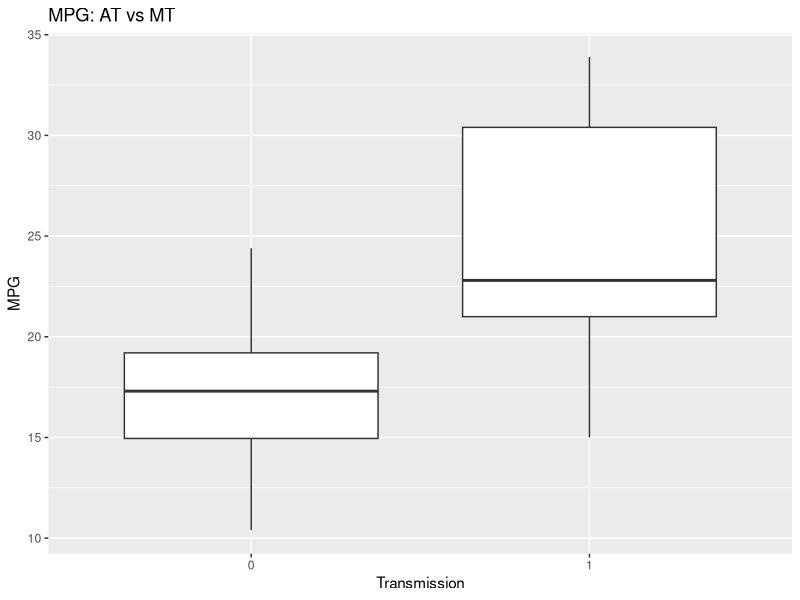
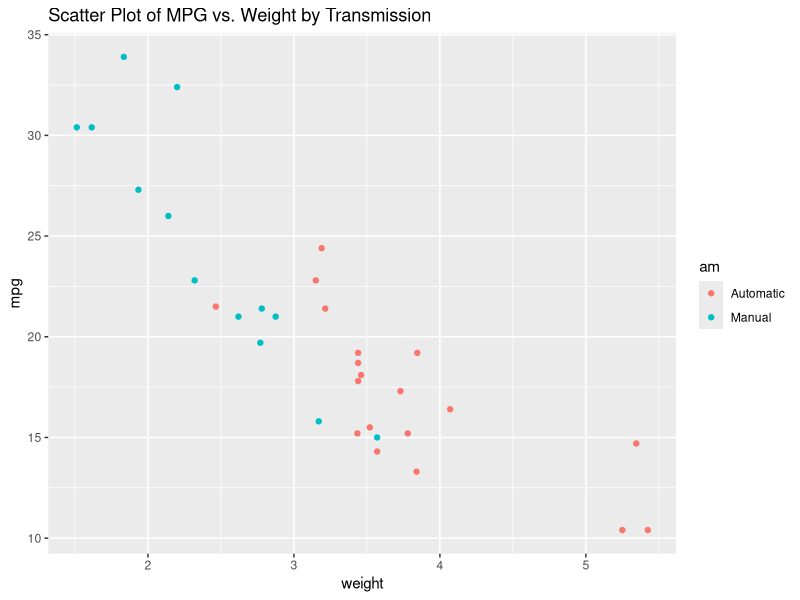
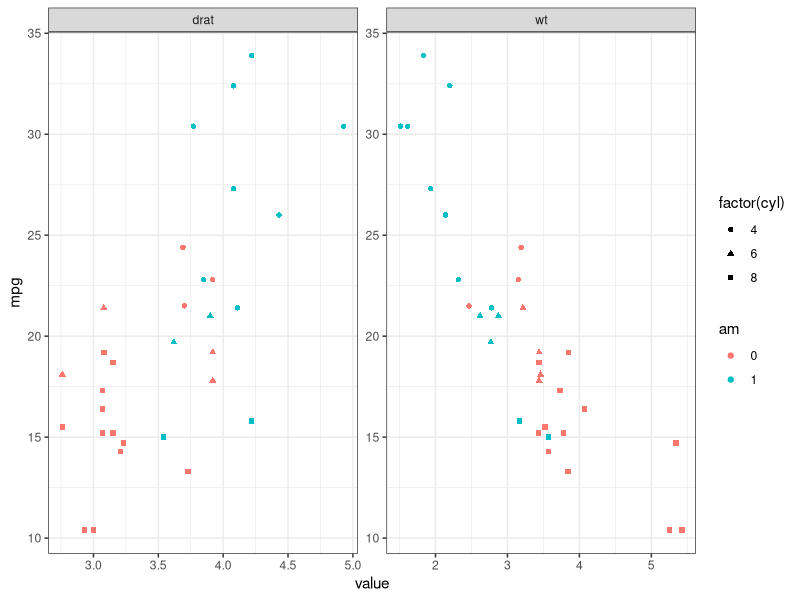
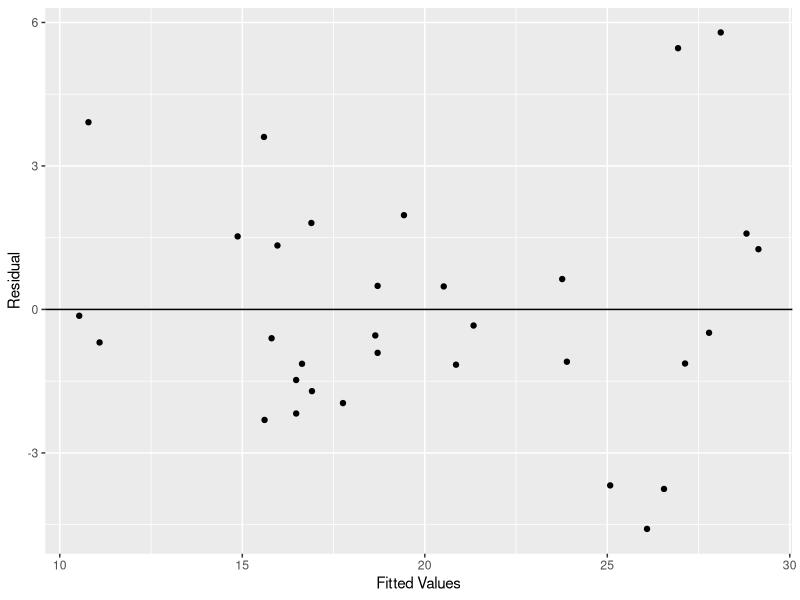

Recreate these plots in R, in order.
## ---- chunk 1
knitr::opts_chunk$set(echo = TRUE)
## ---- chunk 2
library(ggplot2)
library(dplyr)
library(tidyr)
## ---- chunk 3
data(mtcars)
## ---- chunk 4
mtcars$cyl <- as.factor(mtcars$cyl)
mtcars$vs <- as.factor(mtcars$vs)
mtcars$am <- factor(mtcars$am)
mtcars$gear <- factor(mtcars$gear)
mtcars$carb <- factor(mtcars$carb)
## ---- chunk 5
head(mtcars)
## ---- chunk 6
dim(mtcars)
## ---- chunk 7
colSums(is.na(mtcars))
## ---- chunk 8
p2 <- ggplot(data = mtcars, aes(factor(am),mpg)) + geom_boxplot() + labs(x= "Transmission", y = "MPG", title = "MPG: AT vs MT")
p2
## ---- chunk 9
t.test(mpg ~ am, data = mtcars)
## ---- chunk 10
fit_lm <- lm(mpg ~ am, data=mtcars)
summary(fit_lm)
## ---- chunk 11
summary(lm(mpg~wt*factor(cyl),data=mtcars))$r.squared
summary(lm(mpg~wt+factor(cyl),data=mtcars))$r.squared
## ---- chunk 12
ggplot(mtcars, aes(x=wt, cyl, drat, y=mpg, group=am, color=am, height=3, width=3)) + geom_point() +  
scale_colour_discrete(labels=c("Automatic", "Manual")) + 
xlab("weight") + ggtitle("Scatter Plot of MPG vs. Weight by Transmission")
## ---- chunk 13
mtcars_subset <- subset(mtcars, select = c(mpg, cyl, wt, drat, am))
## ---- chunk 14
mtcars_subset %>%
    gather(-mpg, -am, -cyl, key="var", value = "value") %>%
    ggplot(aes(x = value, y = mpg, color = am, shape = factor(cyl))) +
    geom_point() +
    facet_wrap(~ var, scales = "free") +
    theme_bw()
## ---- chunk 15
fit_1 <- lm(mpg~wt+factor(cyl),data=mtcars)
residPlot <- ggplot(aes(x=.fitted, y=.resid), data=fit_1) + geom_point() + geom_hline(yintercept=0)+labs(x="Fitted Values", y="Residual")
residPlot
